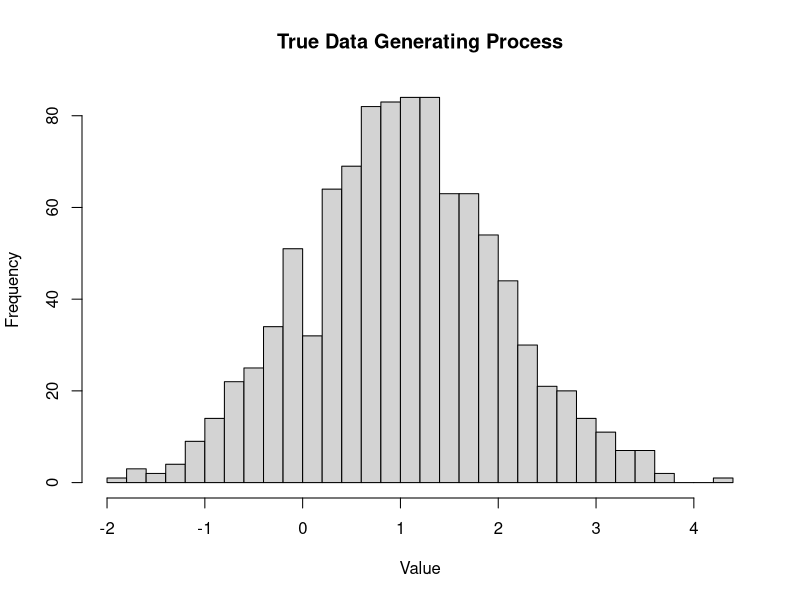
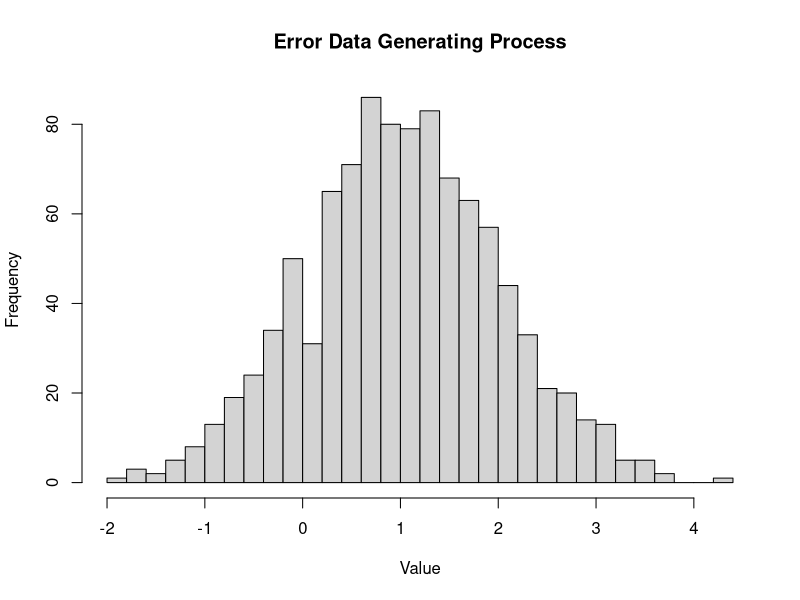
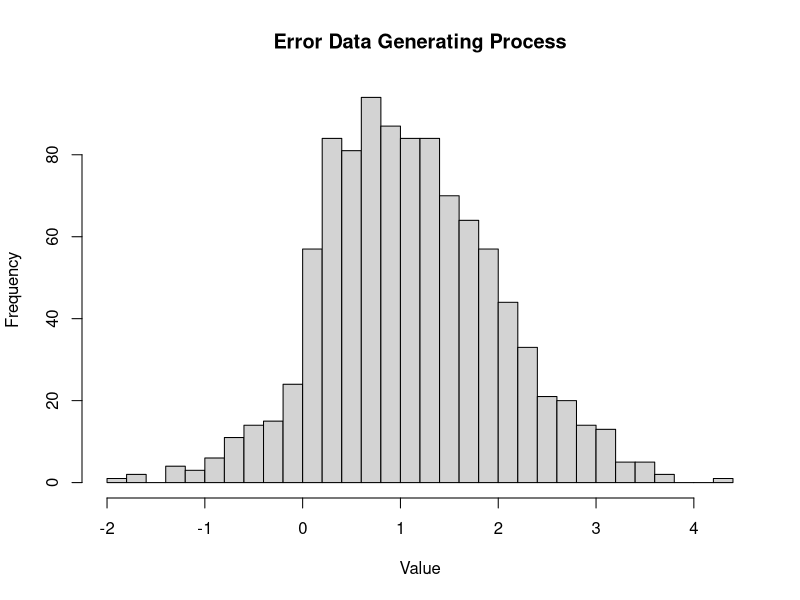
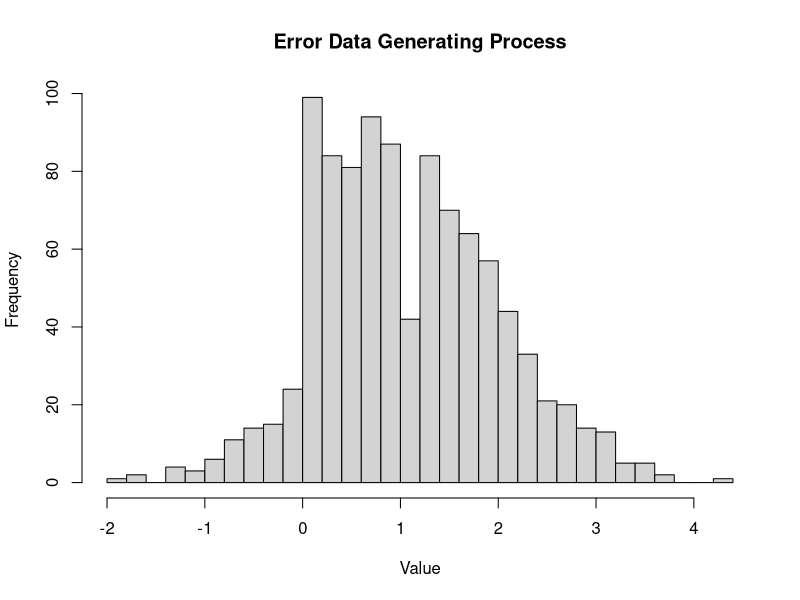
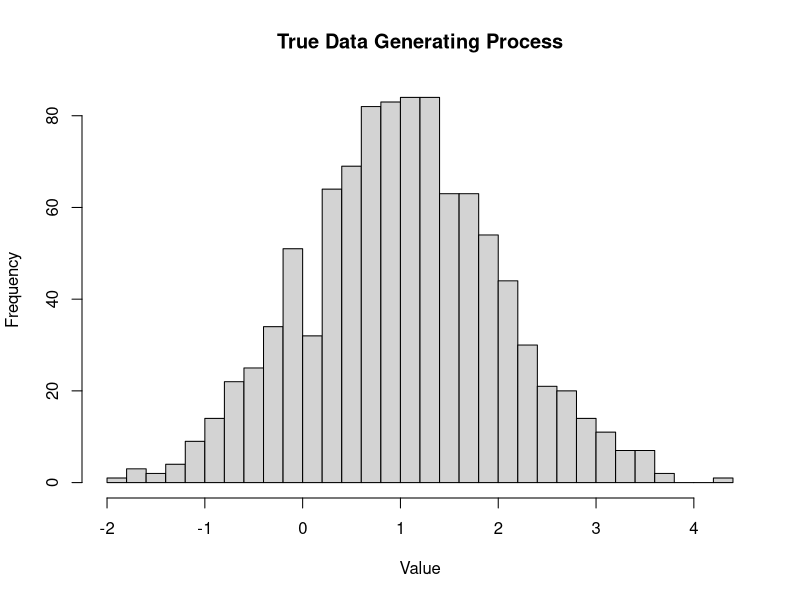

The R script that drew these images, in order:
## ---- chunk 1
#| echo: false
#| eval: true
#| warning: false

# Set seed for reproducibility
set.seed(123)

# Simulate the true data generating process
true_data <- rnorm(1000, mean = 1, sd = 1)
# Plotting the original true data generating process
hist(true_data, breaks = 30, main = "True Data Generating Process", xlab = "Value", ylab = "Frequency")


## ---- chunk 2
# Introduce error in the instrument memory
error_data <- true_data
error_data[901:1000] <- true_data[1:100]
# Plotting the original true data generating process
hist(error_data, breaks = 30, main = "Error Data Generating Process", xlab = "Value", ylab = "Frequency")
## ---- chunk 3
# Identify negative values in the dataset
neg_indices <- which(error_data < 0)

# Randomly select half of the negative values to change to positive
neg_to_pos_indices <- sample(neg_indices, length(neg_indices) / 2)

# Change selected negative values to positive
error_data[neg_to_pos_indices] <- abs(error_data[neg_to_pos_indices])

# Plotting the original true data generating process
hist(error_data, breaks = 30, main = "Error Data Generating Process", xlab = "Value", ylab = "Frequency")
## ---- chunk 4
# Introduce error by changing the decimal place on values between 1 and 1.1
error_data[which(error_data > 1 & error_data <= 1.1)] <- error_data[which(error_data >= 1 & error_data <= 1.1)] / 10
# Plotting the original true data generating process
hist(error_data, breaks = 30, main = "Error Data Generating Process", xlab = "Value", ylab = "Frequency")
## ---- chunk 5
# Cleaned dataset obtained after the inadvertent modifications
cleaned_data <- true_data

# Check whether the mean of the cleaned dataset is greater than 0
mean_cleaned <- mean(cleaned_data)
mean_cleaned_greater_than_zero <- mean_cleaned > 0

# Output the result
cat("Mean of the cleaned dataset:", mean_cleaned, "\n")
cat("Is the mean greater than 0?", mean_cleaned_greater_than_zero, "\n")
# Plotting the original true data generating process
hist(true_data, breaks = 30, main = "True Data Generating Process", xlab = "Value", ylab = "Frequency")

